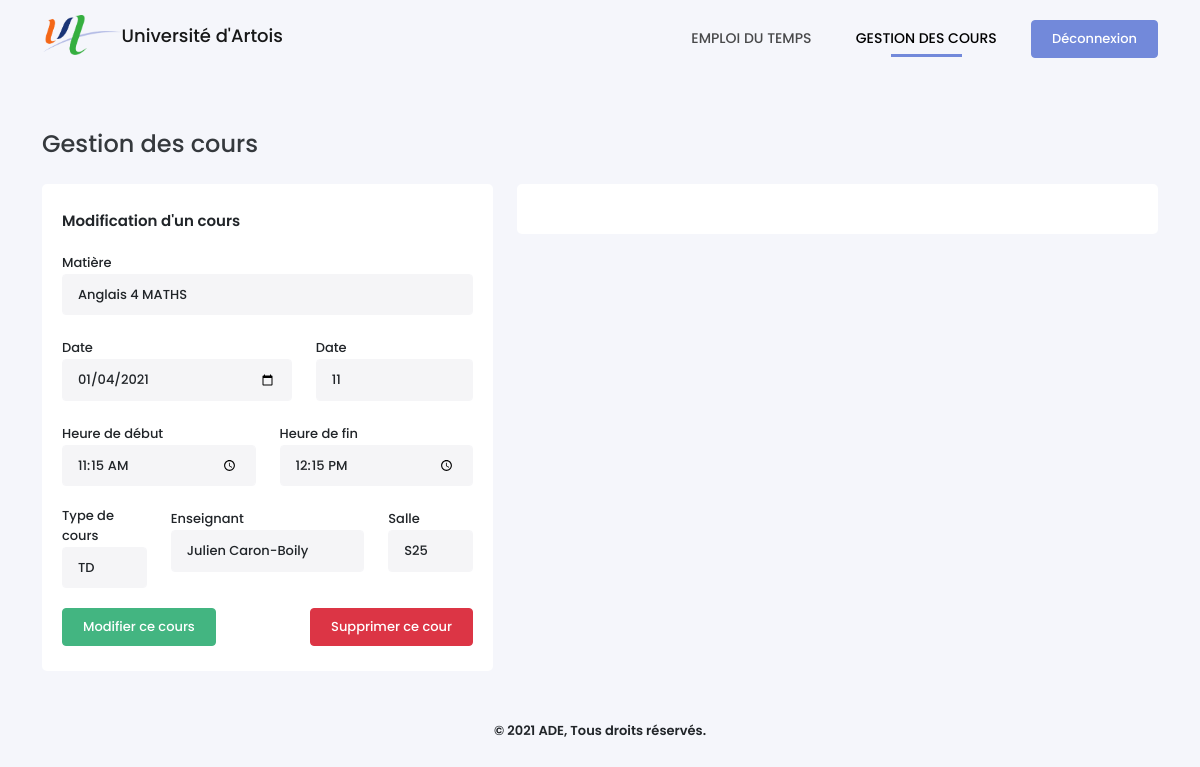
The app's page /gestion.php?courID=2 (signed in) with its own data.
### tables this page shows
CREATE TABLE Cours (
    CourID INTEGER PRIMARY KEY AUTOINCREMENT,
    DateDebut VARCHAR(30) NOT NULL,
    NbSemaines INTEGER NOT NULL,
    HeureDebut time NOT NULL,
    HeureFin time NOT NULL,
    TypeID INTEGER NOT NULL,
    SalleID INTEGER NOT NULL,
    UsagerID INTEGER NOT NULL,
    MatiereID INTEGER NOT NULL,
    CONSTRAINT cour_type_fk FOREIGN KEY (TypeID) REFERENCES TypeCours(TypeID) ON DELETE CASCADE,
    CONSTRAINT cour_salle_fk FOREIGN KEY (SalleID) REFERENCES Salles(SalleID) ON DELETE CASCADE
    CONSTRAINT cour_enseignant_fk FOREIGN KEY (UsagerID) REFERENCES Usagers(UsagerID) ON DELETE CASCADE,
    CONSTRAINT cour_matiere_fk FOREIGN KEY (MatiereID) REFERENCES Matieres(MatiereID) ON DELETE CASCADE
);

CREATE TABLE TypeCours (
    TypeID INTEGER PRIMARY KEY AUTOINCREMENT,
    NomType VARCHAR NOT NULL
);

CREATE TABLE Salles (
    SalleID INTEGER PRIMARY KEY AUTOINCREMENT,
    NomSalle VARCHAR NOT NULL
);

### gestion.php (the view, shortened to what this page needs)
<!DOCTYPE html>
<?php
require_once('./config.php');
$uEvents = $bdd->prepare('SELECT * FROM Cours WHERE CourID = :id');
$uEvents->execute(array(':id' => isset($_GET['courID']) ? $_GET['courID'] : ''));
$uEvent = $uEvents->fetch();
?>
<html lang="fr-FR">
<head>
    <link type="text/css" rel="stylesheet" href="./assets/css/icons.min.css">
    <link type="text/css" rel="stylesheet" href="./assets/css/bootstrap.min.css">
    <link type="text/css" rel="stylesheet" href="./assets/css/style.css">
</head>
<body>
    <?php require_once('./views/header.php') ?>
    <div class="container">
        <h4>Gestion des cours</h4>
        <div class="row">
            <div class="col-md-5">
                <div class="box-content getEvent">
                    <?php if(empty($_GET['courID'])) {?>
                        <div class="content-title">Ajouter un cours</div>
                        <form method="POST" id="form_addEvent">
                            <div class="alert" style="display:none"></div>
                            <div class="row">
                                <div class="form-group">
                                    <label for="matter">Matière</label>
                                    <select name="matter" id="" class="form-control">
                                        <?php
                                        $option = ($_SESSION['rang'] == 2) ? 'INNER JOIN Enseigne ON Matieres.MatiereID = Enseigne.MatiereID AND UsagerID = "'.$_SESSION['id'].'"' : '';
                                        $sMatieres = $bdd->query('SELECT * FROM Matieres '.$option. ' ORDER BY NomMatiere');
                                        while($aMatieres = $sMatieres->fetch()) {
                                            echo '<option value="'.$aMatieres['MatiereID'].'">'.htmlspecialchars($aMatieres['NomMatiere']).'</option>';
                                        } ?>
                                    </select>
                                </div>
                                <div class="col-md-7 form-group" id="firstdate">
                                    <label for="firstdate">Date</label>
                                    <input type="date" name="firstdate" class="form-control">
                                    <small class="invalid-feedback"></small>
                                </div>
                                <div class="col-md-5 form-group" id="nbweek">
                                    <label for="nbweek">Nombre de semaine</label>
                                    <input type="number" name="nbweek" class="form-control" value="1">
                                    <small class="invalid-feedback"></small>
                                </div>
                                <div class="col-md-6 form-group" id="start">
                                    <label for="start">Heure de début</label>
                                    <input type="time" name="start" class="form-control">
                                    <small class="invalid-feedback"></small>
                                </div>
                                <div class="col-md-6 form-group" id="end">
                                    <label for="end">Heure de fin</label>
                                    <input type="time" name="end" class="form-control">
                                    <small class="invalid-feedback"></small>
                                </div>
                                <div class="col-md-3 form-group">
                                    <label for="type">Type de cours</label>
                                    <select name="type" class="form-control">
                                        <?php $query = $bdd->query('SELECT * FROM TypeCours');
                                            while ($row = $query->fetch()){
                                                echo '<option value="' . $row['TypeID'].'">' . htmlspecialchars($row['NomType']) . '</option>';
                                            }
                                        ?>
                                    </select>
                                </div>
                                <div class="col-md-6 form-group">
                                    <label for="user">Enseignant</label>
                                    <select name="user" class="form-control">
                                        <?php $sql = ($_SESSION['rang'] == 2) ? 'AND UsagerID = "'.$_SESSION['id'].'"' : '';
                                            $query = $bdd->query('SELECT * FROM Usagers WHERE RangID = 2 ' . $sql);
                                            while ($row = $query->fetch()){
                                                echo '<option value="' .$row['UsagerID'] .'">'.htmlspecialchars($row['Prenom'].' '.$row['Nom']).'</option>';
                                            }
                                        ?>
                                    </select>
                                </div>
                                <div class="col-md-3 form-group">
                                    <label for="room">Salle</label>
                                    <select name="room" class="form-control">
                                        <?php $query = $bdd->query('SELECT * FROM Salles');
                                            while ($row = $query->fetch()){
                                                echo '<option value="'.$row['SalleID'].'">'.htmlspecialchars($row['NomSalle']).'</option>';
                                            }
                                        ?>
                                    </select>
                                </div>
                            </div>
                            <input type="submit" name="add_event" value="Programmer ce cours" class="btn btn-success">
                        </form>
                    <?php } else { ?>
                        <div class="content-title">Modification d'un cours</div>
                        <form method="POST" id="form_updateEvent">
                            <div class="row">
                                <div class="form-group">
                                    <label for="matter">Matière</label>
                                    <select name="matter" id="" class="form-control">
                                        <?php
                                        $option = ($_SESSION['rang'] == 2) ? $option = 'INNER JOIN Enseigne ON Matieres.MatiereID = Enseigne.MatiereID AND UsagerID = "'.$_SESSION['id'].'"' : '';
                                        $sMatieres = $bdd->query('SELECT * FROM Matieres '.$option. ' ORDER BY NomMatiere');
                                        while($row = $sMatieres->fetch()) {
                                            echo '<option value="'.$row['MatiereID'].'"'.($uEvent['MatiereID'] == $row['MatiereID'] ? ' selected' : '').'>'.htmlspecialchars($row['NomMatiere']).'</option>';
                                        } ?>
                                    </select>
                                </div>
                                <div class="col-md-7 form-group" id="firstdate">
                                    <label for="firstdate">Date</label>
                                    <input type="date" name="firstdate" class="form-control" value="<?php echo date('Y-m-d', $uEvent['DateDebut']) ?>">
                                </div>
                                <div class="col-md-5 form-group" id="nbweek">
                                    <label for="nbweek">Date</label>
                                    <input type="number" name="nbweek" class="form-control" value="<?php echo $uEvent['NbSemaines'] ?>">
                                </div>
                                <div class="col-md-6 form-group" id="start">
                                    <label for="start">Heure de début</label>
                                    <input type="time" name="start" class="form-control" value="<?php echo $uEvent['HeureDebut'] ?>">
                                </div>
                                <div class="col-md-6 form-group" id="end">
                                    <label for="end">Heure de fin</label>
                                    <input type="time" name="end" class="form-control" value="<?php echo $uEvent['HeureFin'] ?>">
                                </div>
                                <div class="col-md-3 form-group">
                                    <label for="type">Type de cours</label>
                                    <select name="type" class="form-control">
                                        <?php $query = $bdd->query('SELECT * FROM TypeCours');
                                            while ($row = $query->fetch()){
                                                echo '<option value="'.$row['TypeID'].'"'.($uEvent['TypeID'] == $row['TypeID'] ? ' selected' : '').'>'.htmlspecialchars($row['NomType']).'</option>';
                                            }
                                        ?>
                                    </select>
                                </div>
                                <div class="col-md-6 form-group">
                                    <label for="user">Enseignant</label>
                                    <select name="user" class="form-control">
                                        <?php $sql = ($_SESSION['rang'] == 2) ? 'AND UsagerID = "'.$_SESSION['id'].'"' : '';
                                            $query = $bdd->query('SELECT * FROM Usagers WHERE RangID = 2 ' . $sql);
                                            while ($row = $query->fetch()){
                                                echo '<option value="'.$row['UsagerID'].'"'.($uEvent['UsagerID'] == $row['UsagerID'] ? ' selected' : '').'>'.htmlspecialchars($row['Prenom'].' '.$row['Nom']).'</option>';
                                            }
                                        ?>
                                    </select>
                                </div>
                                <div class="col-md-3 form-group">
                                    <label for="room">Salle</label>
                                    <select name="room" class="form-control">
                                        <?php $query = $bdd->query('SELECT * FROM Salles');
                                            while ($row = $query->fetch()){
                                                echo '<option value="'.$row['SalleID'].'"'.($uEvent['SalleID'] == $row['SalleID'] ? ' selected' : '').'>'.htmlspecialchars($row['NomSalle']).'</option>';
                                            }
                                        ?>
                                    </select>
                                </div>
                            </div>
                            <input type="submit" name="update_event" value="Modifier ce cours" class="btn btn-success">
                            <a href="?removeEventID=<?php echo $uEvent['CourID'] ?>" class="btn btn-danger" style="float:right">Supprimer ce cour</a>
                        </form>
                    <?php } ?>
                </div>
            </div>
            <div class="col-md-7">
                <div class="box-content" id="list-event">
                </div>
            </div>
        </div>
    </div>
    <?php require_once('./views/footer.php') ?>
</body>
</html>

### assets/css/style.css (style rules this page uses)
* { box-sizing: border-box; outline: none; -webkit-tap-highlight-color: rgba(0, 0, 0, 0); }
body { font-family: Poppins, sans-serif; background-color: #F5F6FB; margin: 0; padding: 0; }
.container { min-width: 80%; }
.container h4 { opacity: .9; margin-bottom: 25px; }
.btn { font-weight: 500; font-size: 13px; padding: 8px 20px; }
.btn-success { background-color: #43B581; border-color: #43B581; }
.box-content { position: relative; width: 100%; padding: 25px 20px; background-color: #fff; border-radius: 5px; margin-bottom: 30px; }
.box-content::after { content: ''; clear: both; display: table; }
.content-title { font-size: 15px; display: inline-block; position: relative; font-weight: 600; height: 40px; }
.form-group { margin-bottom: 20px; position: relative; min-height: 60px; }
label { font-size: 13px; font-weight: 500; }
.form-control, .form-control:focus { background-color: #F5F5F7; border-color: #F5F5F7; font-size: 13px; font-weight: 500; padding: 10px 15px; }

### records on screen
cours: firstdate "01/04/2021", nbweek "11", start "11:15", end "12:15", type "TD", room "S25"

### other values on screen
form field matter "Anglais 4 MATHS"
form field user "Julien Caron-Boily"
